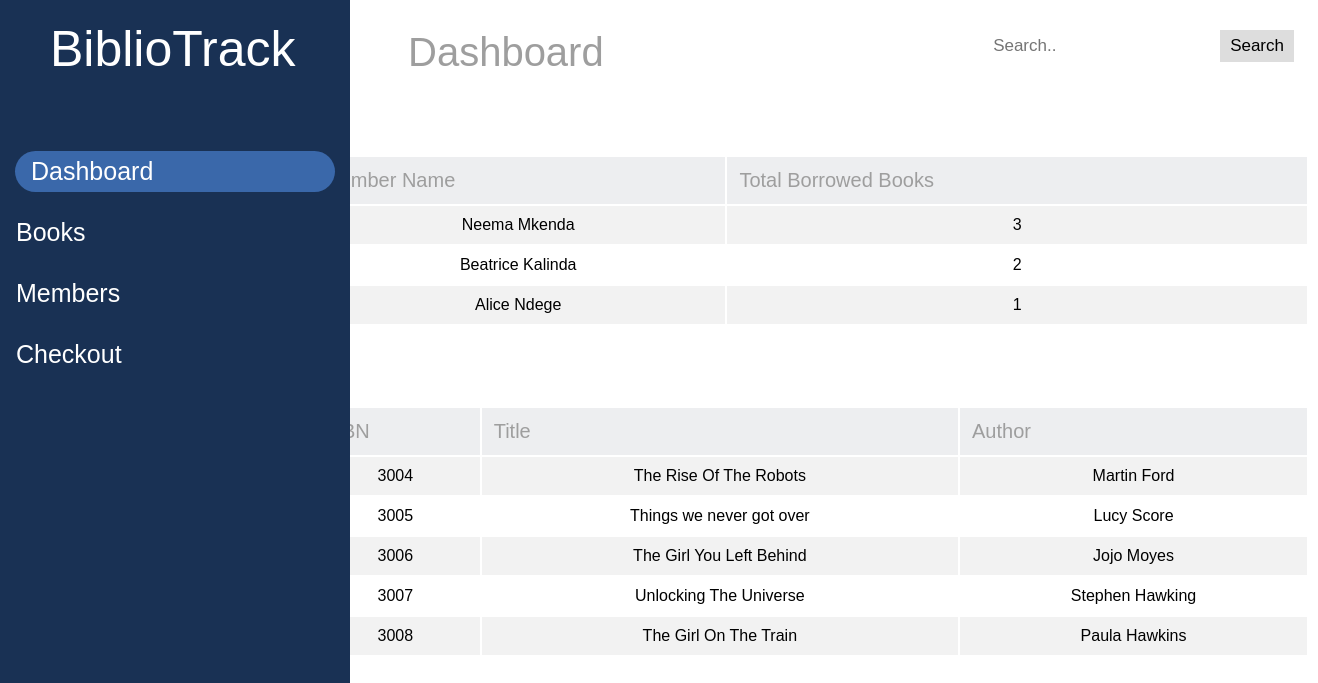
Screenshot of /Dashboard.html with the database file from the repository.
### app.py (models this page shows)
class Member(db.Model):
    id = db.Column(db.Integer, primary_key=True)
    name = db.Column(db.String(100), nullable=False)
    email = db.Column(db.String(100), unique=True, nullable=False)

class Book(db.Model):
    id = db.Column(db.Integer, primary_key=True, autoincrement=True)
    isbn = db.Column(db.String(13), unique=True, nullable=False)
    title = db.Column(db.String(100), nullable=False)
    author = db.Column(db.String(100), nullable=False)

### app.py (the view)
@app.route('/Dashboard.html')
def dashboard():
    latest_books = Book.query.limit(5).all()
    book_count = Book.query.count()
    top_borrowers = db.session.query(Member, func.count(Borrowed.id).label('total_borrowed'))\
        .join(Borrowed, Member.name == Borrowed.member_name)\
        .group_by(Member.id)\
        .order_by(desc('total_borrowed'))\
        .limit(3)\
        .all()
    return render_template('Dashboard.html', books=latest_books, book_count=book_count, top_borrowers=top_borrowers)

### templates/Dashboard.html (shortened to what this page needs)
<!DOCTYPE html>
<html lang="en">
<head>
    <link rel="stylesheet" href="static/css/styles.css">
</head>
<body>
    <nav class="sidenav">
        <div class="label"><div class="text-wrapper">BiblioTrack</div></div>
        <div class="divider">
            <a class="active" href="Dashboard.html">Dashboard</a>
            <a href="Books.html">Books</a>
            <a href="Members.html">Members</a>
            <a href="checkout.html">Checkout</a>
        </div>
    </nav>
    <div class="topnav">
        <div class="search-container">
            <form action="/search" method="get">
                <input type="text" name="q" placeholder="Search..">
                <button type="submit">Search</button>
            </form>
        </div>
    </div>
    <h1 class="pageDetail">Dashboard</h1>
    <main>
        <table class="memberTable">
            <tr>
                <th>Member Name</th>
                <th>Total Borrowed Books</th>
            </tr>
            {% for member, total_borrowed in top_borrowers %}
            <tr>
                <td>{{ member.name }}</td>
                <td>{{ total_borrowed }}</td>
            </tr>
            {% endfor %}
        </table>
          <table class="bookTable">
            <tr>
                <th>ISBN</th>
                <th>Title</th>
                <th>Author</th>
            </tr>
            {% for book in books %}
            <tr>
                <td>{{ book.isbn }}</td>
                <td>{{ book.title }}</td>
                <td>{{ book.author }}</td>
            </tr>
            {% endfor %}
        </table>
    </main>
</body>
</html>

### static/css/styles.css (style rules this page uses)
.sidenav { height: 100%; width: 350px; position: fixed; z-index: 1; top: 0; left: 0; background-color: #193154; overflow-x: hidden; padding-top: 20px; }
.sidenav a { padding: 6px 8px 6px 16px; text-decoration: none; font-size: 25px; font-family: "Miriam Libre-Regular", Helvetica; font-weight: 400; color: #ffffff; display: block; margin-top: 20px; }
.divider { margin-top: 90px; }
.sidenav a.active { background-color: #3a68aa; color: white; border-radius: 40px; margin-left: 15px; margin-right: 15px; }
.label { width: 277px; height: 41px; }
.label .text-wrapper { position: fixed; width: 277px; top: 20px; left: 50px; font-family: "Miriam Libre-Regular", Helvetica; font-weight: 400; color: #ffffff; font-size: 50px; letter-spacing: 0; line-height: normal; white-space: nowrap; }
.topnav { top: 0; margin-top: 30px; }
.topnav .search-container { float: right; }
.topnav input[type=text] { padding: 6px; font-size: 17px; border: none; }
.topnav .search-container button { float: right; padding: 6px 10px; margin-right: 16px; background: #ddd; font-size: 17px; border: none; cursor: pointer; }
.pageDetail { margin-left: 400px; margin-right: 50px; margin-bottom: 50px; font-family: "Miriam Libre-Regular", Helvetica; font-weight: 500; font-size: 40px; color: #9e9e9e; }
.bookTable { margin: 50px auto; font-family: "Miriam Libre-Regular", Helvetica; width: 1300px; padding-left: 300px; padding-top: 30px; }
.bookTable th { font-weight: 500; font-size: 20px; color: #9e9e9e; background-color: #edeef0; padding: 12px; text-align: left; }
.bookTable td { padding: 10px; text-align: center; }
.bookTable tr:nth-child(even) { background-color: #f2f2f2; }
.memberTable { margin: 50px auto; font-family: "Miriam Libre-Regular", Helvetica; width: 1300px; padding-left: 300px; padding-top: 30px; }
.memberTable th { font-weight: 500; font-size: 20px; color: #9e9e9e; background-color: #edeef0; padding: 12px; text-align: left; }
.memberTable td { padding: 10px; text-align: center; }
.memberTable tr:nth-child(even) { background-color: #f2f2f2; }

### rows the page displays
Member: name "Neema Mkenda", total_borrowed "3"
Member: name "Beatrice Kalinda", total_borrowed "2"
Member: name "Alice Ndege", total_borrowed "1"
Book: isbn "3004", title "The Rise Of The Robots", author "Martin Ford"
Book: isbn "3005", title "Things we never got over", author "Lucy Score"
Book: isbn "3006", title "The Girl You Left Behind", author "Jojo Moyes"
Book: isbn "3007", title "Unlocking The Universe", author "Stephen Hawking"
Book: isbn "3008", title "The Girl On The Train", author "Paula Hawkins"
